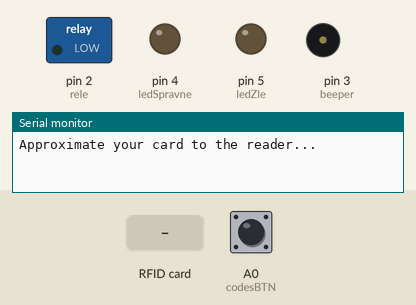
The sketch below on a simulated Arduino Uno, built with avr-gcc and run on an emulated ATmega328P. On the bench: switched loads named in the sketch (green lamp = pin HIGH), output pins drawn as LEDs (lit = HIGH), buzzer (waves = sounding), the last lines printed to the serial monitor. The inputs (shaded band) are chosen by the test bench; at power-on: A0 (codesBTN) LOW. Pins used as bus, display or sensor lines are not drawn.

Above: at 2.2 s.
2.3 s: RFID card B7 35 2E D6 held to the reader
At 3.2 s:
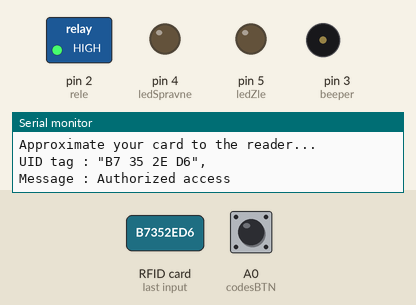
5.3 s: RFID card 5E 7A 19 C4 held to the reader
At 5.7 s:
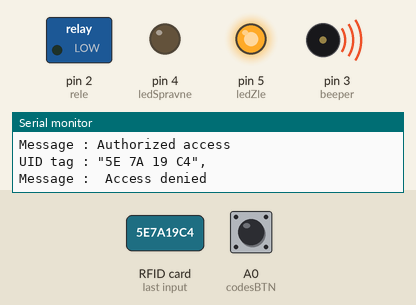
8.9 s: RFID card 89 A2 1D 1F held to the reader
At 9.12 s:
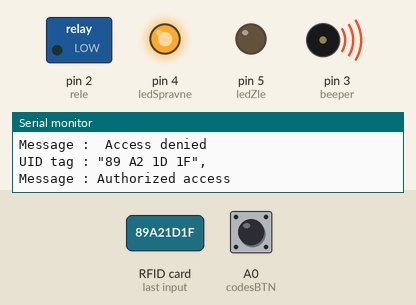
Timing chart, 0 to 11.9 s (numbered marks = the images above; inputs shaded):
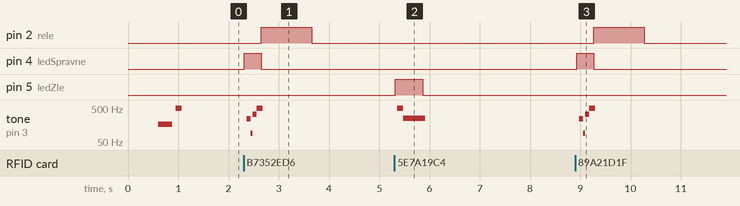

The sketch:

Kod.ino
```cpp
#include <SPI.h>
#include <MFRC522.h>

#define SS_PIN 10
#define RST_PIN 9
MFRC522 mfrc522(SS_PIN, RST_PIN);   // Create MFRC522 instance.


/*
    Pre jednoduchšie pridávanie viacerých čipov pred každý riadok, ktorý na konci obsahuje //|*|*|// dajte znak: //
    príklad:  Serial.print("\nMessage : "); //|*|*|//  ->   //Serial.print("\nMessage : "); //|*|*|//
    Pre zrušenie zase // z daných riadkov odstránte


     Vkladanie nových čipov:
      1. Získajte kópiu tohto kódu (GitHub kopia - https://github.com/MatoXsvk/Arduino_rfid), ďalej 'UID' kódy, ktoré chcete aby boli povolené (aj staré - spravte krok 2, potom po privedení 5V na pin A0 vám to na okno vypíše staré uid kódy, ktoré môžete použiť)
      2. Pripojte dosku arduino k počítaču pomocou kábla USB-B
      3. Otvorte kópiu kódu v editore alebo vytvorte novy projekt v arduino editore (vytvorenie projektu: tlačidlo v hornej lište s dokumentom)
      4. Na hormnom paneli rozkliknite "Nástroje" a za "Dosku" zadajte "Arduino UNO", a v "Port" vyberte možnosť, za ktorou je (Arduino UNO)
      5. Ak je zapajané prvý krát(ak nie sú priložene knižnice), na paneli rozkliknite "Projekt" > "Zahrnúť knižnice" > "Pridať .zip knižnicu" a vyberte .zip súbor priložený k projektu (rfid-master.zip)
      6. Na arduino doske vypojte kábel z 8. pinu!
      7. V ľavom hornom rohu editora Arduino stlačte tlačidlo lupy
      8. Stlačte tlačidlo šípky aby sa kod nahral na dosku Arduino
      9. Čip, ktorý chcete pridať, priložte k čítačke
      10. Skopírujte informáciu za vetou 'UID tag:' medzi úvodzovkami a vložte ju za ostatné kódy vo forme "XX XX XX XX" a oddeľujte ich čiarkou. Ak doposiaľ nie je uložený žiadny kód, tak ju vložte medzi kučeravé zátvorky: {}
      11. Uložte, nahrajte kód tlačidlom s šípkou vľavo hore v editore arduino.
      12. Znovu zapojte 8. pin

*/

// |
// V
String uids[] = {
  "B7 35 2E D6", "89 A2 1D 1F", "9C A1 99 2F", "C7 EE 2C D6", "2C 63 9A 2F",
  "27 EB CF D6", "C7 DD C8 D6", "BC C8 B1 2F", "FC E1 AF 2F", "D7 E7 C7 D6",
  "8C B3 B9 2F", "57 69 32 D6", "17 42 CC D6", "97 BC C7 D6", "F7 0E 36 D7",
  "47 69 66 D6", "C7 D7 4E D7", "A7 E7 CF D6", "DC F5 FF 30", "57 8A CE D6",
  "B7 7F C4 D6", "E7 5A D4 D6", "3C C2 0D 2F", "57 D6 C6 D6", "47 BD CF D6",
  "37 29 60 D7", "47 2E D3 D6", "4C 6D FD 30", "47 98 64 D6", "6C 5F B2 2F",
  "C7 1B D5 D6", "2C 28 AE 2F", "67 AA 34 D6", "3C 48 F7 30", "27 A4 3B D6",
  "EC 27 AE 2F", "C7 85 44 D6", "D7 62 CD D6", "67 DF C9 D6", "F7 14 CA D6",
  "37 E2 35 D6",
};


int rele = 2;
int beeper = 3;
int ledSpravne = 4;
int ledZle = 5;

int resetPin = 8;

int codesBTN = A0;


int refreshArduinoTime = 30;


void setup()
{
  digitalWrite(resetPin, HIGH);
  pinMode(resetPin, OUTPUT);
  pinMode(rele, OUTPUT);
  pinMode(ledSpravne, OUTPUT);
  pinMode(ledZle, OUTPUT);
  pinMode(beeper, OUTPUT);

  pinMode(codesBTN, INPUT);

  Serial.begin(9600);   // Initiate a serial communication
  SPI.begin();      // Initiate  SPI bus
  mfrc522.PCD_Init();   // Initiate MFRC522
  Serial.println("Approximate your card to the reader...");
  Serial.println();

  signalizaciaZapnutia();
}

void loop()
{
  if (millis() > refreshArduinoTime * 60000) restartArduino();
  if (digitalRead(codesBTN) == HIGH) printUIDS();

  // Look for new cards and select one of the cards
  if (!mfrc522.PICC_IsNewCardPresent() || !mfrc522.PICC_ReadCardSerial()) return;

  //Show UID on serial monitor
  Serial.print("UID tag : "); //*|*//
  String content = "";
  byte letter;
  for (byte i = 0; i < mfrc522.uid.size; i++)
  {
    content.concat(String(mfrc522.uid.uidByte[i] < 0x10 ? " 0" : " "));
    content.concat(String(mfrc522.uid.uidByte[i], HEX));
  }

  content.toUpperCase();

  Serial.print("\"");
  Serial.print(content.substring(1));
  Serial.print("\", ");

  Serial.println(); //*|*//
  Serial.print("Message : "); //*|*//

  if (isInAuthorized(content))
  {
    Serial.println("Authorized access"); //*|*//
    Serial.println(); //*|*//

    signalizacia(true);
    otvoritStroj(1000);
    return;
  }
  else
  {
    Serial.println(" Access denied"); //*|*//
    Serial.println(); //*|*//

    digitalWrite(rele, LOW);
    signalizacia(false);
  }
  delay(100);
}

void beep(int len, int d1, int d2) {
  for (int i = 0; i < len; i++)
  {
    digitalWrite(beeper, HIGH);
    delay(d1);

    digitalWrite(beeper, LOW);
    delay(d2);
  }
}

bool isInAuthorized(String value)
{
  for (int uidIndex = 0; uidIndex < sizeof(uids) / sizeof(uids[0]); uidIndex++)
  {
    if (value.substring(1) == uids[uidIndex]) return true; // Make sure you change this with your own UID number
  }
  return false;
}

void signalizacia(bool overenie)
{
  if (overenie)
  {
    digitalWrite(ledSpravne, HIGH);

    for (int i = 3; i >= 1; i--)
    {
      int timeDuration = 25;
      if (i == 1)timeDuration = 45;
      for (int j = 0; j < timeDuration; j++) {
        digitalWrite(beeper, HIGH);
        delay(i);

        digitalWrite(beeper, LOW);
        delay(1);
      }
      delay(25);
    }

    digitalWrite(ledSpravne, LOW);
    return;
  }

  digitalWrite(ledZle, HIGH);
  for (int i = 0; i < 50; i++)
  {
    digitalWrite(beeper, HIGH);
    delay(1);

    digitalWrite(beeper, LOW);
    delay(1);
  }
  delay(50);
  for (int i = 0; i < 100; i++)
  {
    digitalWrite(beeper, HIGH);
    delay(3);

    digitalWrite(beeper, LOW);
    delay(1);
  }
  digitalWrite(ledZle, LOW);

}

void signalizaciaZapnutia()
{
  delay(500);
  for (int i = 0; i < 50; i++)
  {
    digitalWrite(beeper, HIGH);
    delay(3);

    digitalWrite(beeper, LOW);
    delay(3);
  }
  delay(50);
  for (int i = 0; i < 50; i++)
  {
    digitalWrite(beeper, HIGH);
    delay(1);

    digitalWrite(beeper, LOW);
    delay(1);
  }
  delay(50);
}

void signalizaciaRestartu()
{
  for (int i = 0; i < 50; i++)
  {
    digitalWrite(beeper, HIGH);
    delay(4);

    digitalWrite(beeper, LOW);
    delay(4);
  }
  delay(50);
  for (int i = 0; i < 50; i++)
  {
    digitalWrite(beeper, HIGH);
    delay(2);

    digitalWrite(beeper, LOW);
    delay(2);
  }
  delay(50);
  for (int i = 0; i < 50; i++)
  {
    digitalWrite(beeper, HIGH);
    delay(3);

    digitalWrite(beeper, LOW);
    delay(3);
  }
  delay(50);
  for (int i = 0; i < 50; i++)
  {
    digitalWrite(beeper, HIGH);
    delay(1);

    digitalWrite(beeper, LOW);
    delay(1);
  }
  delay(50);
}

void otvoritStroj(int timeOpened)
{
  digitalWrite(rele, HIGH);
  delay(timeOpened);
  digitalWrite(rele, LOW);
}

void printUIDS()
{
  Serial.println("Stare uid kody: ");

  for (int uidIndex = 0; uidIndex < sizeof(uids) / sizeof(uids[0]); uidIndex++)
  {
    Serial.print("\"");
    Serial.print(uids[uidIndex]);
    Serial.print("\", ");
  }
  Serial.println("\n");
  delay(2000);
}

void restartArduino() {
  signalizaciaRestartu();
  digitalWrite(resetPin, LOW);
}
```

Measured:
- after the input at 2.3 s, pin 2 (rele): LOW → HIGH after 0.35 s, → LOW 1.0 s later; pin 4 (ledSpravne): LOW → HIGH at once, → LOW 0.34 s later; tone on pin 3 (beeper): plays 243 Hz for 0.08 s, 90 Hz for 0.04 s, 331 Hz for 0.08 s, 496 Hz for 0.12 s, starting after 0.06 s
- after the input at 5.3 s, pin 5 (ledZle): LOW → HIGH at once, → LOW 0.55 s later; tone on pin 3 (beeper): silent → 495 Hz after 0.06 s, → 249 Hz 0.12 s later, → silent 0.44 s later
- after the input at 8.9 s, pin 2 (rele): LOW → HIGH after 0.37 s, → LOW 1.0 s later; pin 4 (ledSpravne): LOW → HIGH at once, → LOW 0.34 s later; tone on pin 3 (beeper): plays 243 Hz for 0.08 s, 90 Hz for 0.04 s, 331 Hz for 0.08 s, 496 Hz for 0.12 s, starting after 0.08 s
